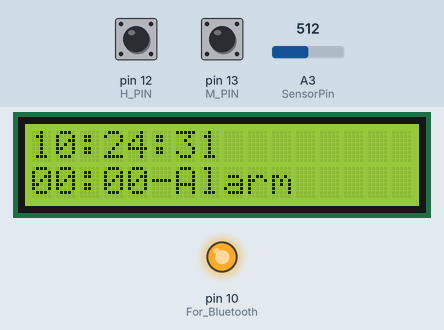
A sketch run on a simulated Arduino Uno, built with avr-gcc and run on an emulated ATmega328P. On the bench: 16×2 character LCD, output pins drawn as LEDs (lit = HIGH). The inputs (shaded band) are chosen by the test bench; at power-on: pin 12 (H_PIN) HIGH, pin 13 (M_PIN) HIGH, A3 (SensorPin) = 512. The local clock reads 2024-03-15 10:24:30 at power-on unless the sketch sets it.

Above: at 1.2 s.
1.3 s: pin 12 (H_PIN) pulled LOW for 3.2 s
At 5.8 s:
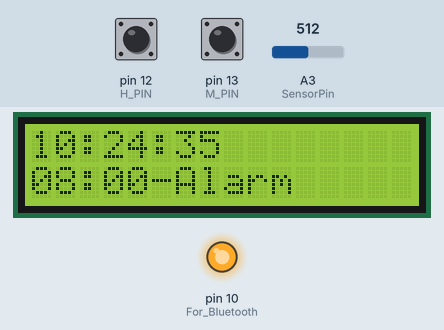
6.0 s: pin 13 (M_PIN) pulled LOW for 0.15 s
At 7.8 s:
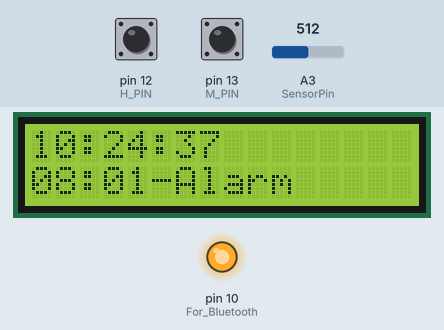
8.5 s: pin 12 (H_PIN) pulled LOW for 0.15 s
At 9.3 s:
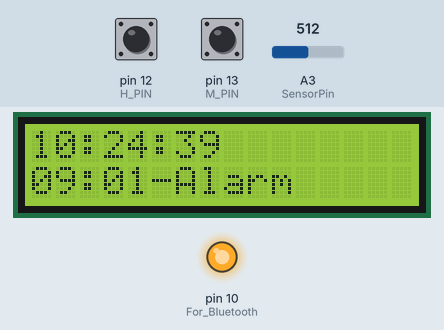
10.5 s: pin 13 (M_PIN) pulled LOW for 1 s
At 12.8 s:
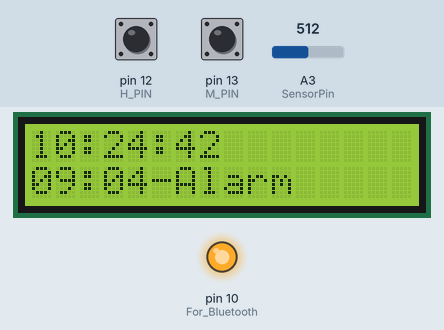
Timing chart, 0 to 14.3 s (numbered marks = the images above; inputs shaded):
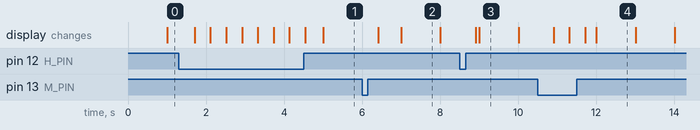

Measured:
- what the display in image 2 shows lasts 1.0 s, from 7.0 s to 8.0 s

The sketch:

arduino1.ino
```cpp
#include <Wire.h>
#include <RTClib.h>
#include <LiquidCrystal.h>
#include <LiquidCrystal_I2C.h>
#include <SoftwareSerial.h>
RTC_DS1307 RTC;
#define H_PIN 12
#define M_PIN 13

LiquidCrystal lcd(2, 3, 4, 5, 6, 7);
//LiquidCrystal_I2C lcd(0x27, 16, 2);
SoftwareSerial BTserial(8,9);

uint8_t alarm_hour = 0;//Alarm Hour
uint8_t alarm_minute = 0;//Alarm Minute
int SensorPin = A3;
int light_value;


void setup() {
  // put your setup code here, to run once:
  Serial.begin(9600);

  BTserial.begin(38400);
  pinMode(10, OUTPUT);// For Bluetooth
  digitalWrite(10, HIGH);

  Wire.begin();//I2C = RTC(Real Time C)
  RTC.begin();

 lcd.begin(16, 2);//size of LCD if not I2C
  //lcd.init();
  //lcd.backlight();
  lcd.clear();

  pinMode(H_PIN,INPUT_PULLUP);
  pinMode(M_PIN,INPUT_PULLUP);

  if (!RTC.isrunning()) {
    Serial.println("RTC is NOT running!");
    // following line sets the RTC to the date & time this sketch was compiled
    RTC.adjust(DateTime(__DATE__, __TIME__)); // Use ONCE then comment out and reload
    //RTC.adjust(DateTime(2019,12,8,11,1,0)); // Set time manually ONCE as above
  }
}

void loop() {
  if (BTserial.available())
    Serial.write(BTserial.read());
  if (Serial.available())
    BTserial.write(Serial.read());

  DateTime now = RTC.now(); //Get Current Time From RTC
  lcd.setCursor(0, 0);      //Print Current Time at (0,0)
  if (now.hour()<10)
    lcd.print('0');
  lcd.print(now.hour(), DEC);
  lcd.print(':');
  if (now.minute()<10)
    lcd.print('0');
  lcd.print(now.minute(), DEC);
  lcd.print(':');
  if (now.second()<10)
    lcd.print('0');
  lcd.print(now.second(), DEC);
  lcd.print("  ");

  lcd.setCursor(0, 1);       //Print Alarm Time at (0,1)
  if (alarm_hour<10)
    lcd.print('0');
  lcd.print(alarm_hour, DEC);
  lcd.print(':');
  if (alarm_minute<10)
    lcd.print('0');
  lcd.print(alarm_minute, DEC);
  lcd.print("-Alarm");

  if(digitalRead(H_PIN) == LOW){
    alarm_hour = alarm_hour+1;
    if(alarm_hour==24) alarm_hour = 0;
    delay(400);
  }
  if(digitalRead(M_PIN) == LOW){
    alarm_minute++;
    if(alarm_minute==60) alarm_minute=0;
    delay(400);
  }

  light_value = analogRead(SensorPin);
  if (now.hour() == alarm_hour && now.minute() == alarm_minute && light_value < 700){//add Light Sensor condition
    Click();
    delay(1000);
  }
}

void Click() {
  //some Bluetooth connection
  BTserial.write('1');
  delay(10);
}
```
